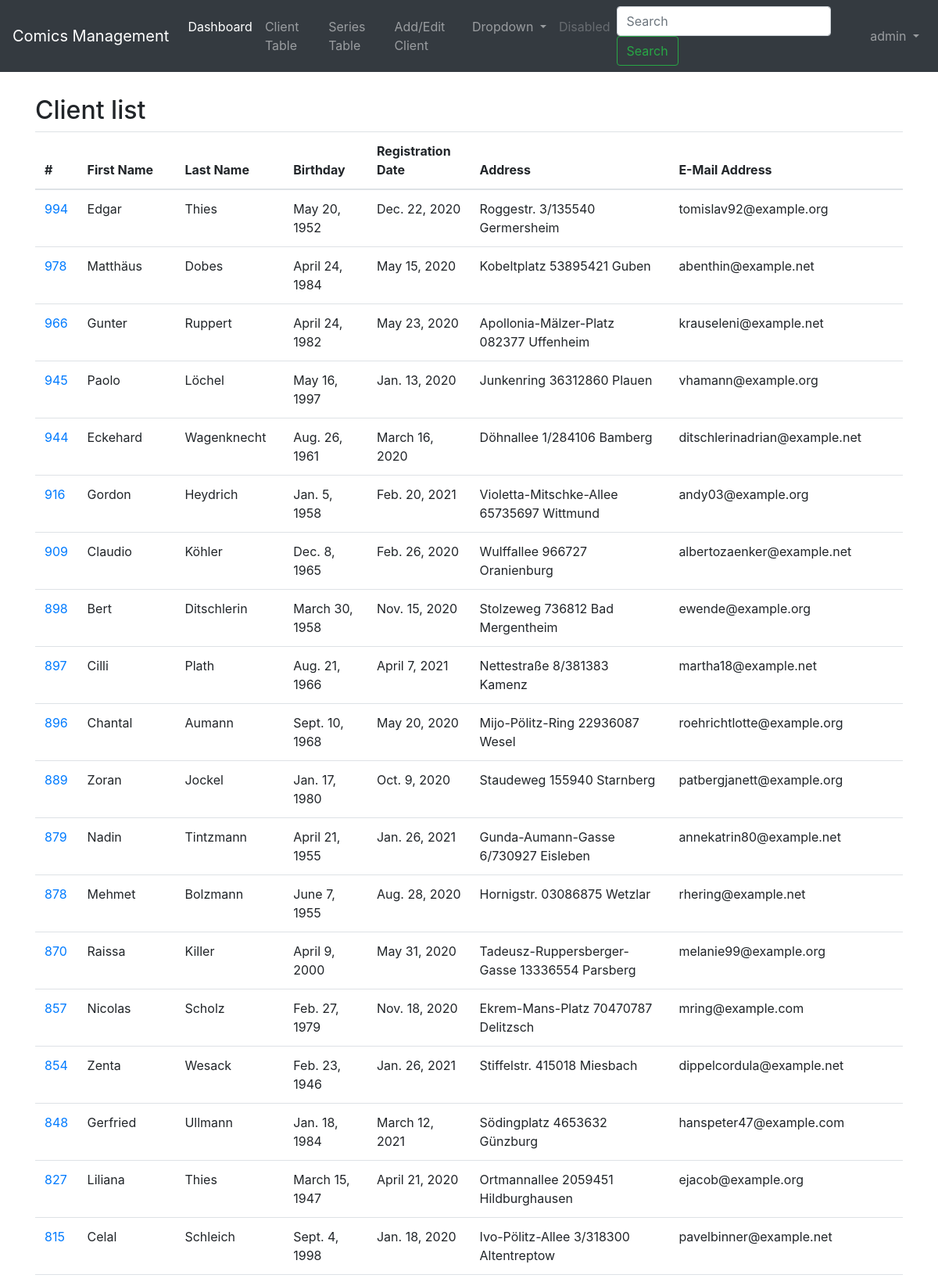
Screenshot of /app/client/ (signed in, upper part) with the database file from the repository.
### app/models.py (models this page shows, shortened)
class Client(models.Model):
    client_number = models.PositiveIntegerField(validators=[MinValueValidator(1)])
    first_name = models.CharField(max_length=30)
    last_name = models.CharField(max_length=30)
    birthdate = models.DateField(blank=True)
    registration_date = models.DateField()
    address = models.CharField(max_length=50, blank=True)
    email_address = models.EmailField("Client email")
    slug = models.SlugField()
    def slug(self):
        return slugify(self.client_number)

### app/views.py (the view)
# urls.py: path("client/", views.client_index, name="client"),
def client_index(request):
    latest_client_list = Client.objects.order_by("-client_number")
    context = {"latest_client_list": latest_client_list}
    return render(request, "client_table.html", context)

### app/templates/client_table.html (shortened to what this page needs)
{% load static %}
<!DOCTYPE html>
<html>
<head>
    <link rel="stylesheet" href="https://maxcdn.bootstrapcdn.com/bootstrap/4.5.2/css/bootstrap.min.css">
    <link rel="stylesheet" type="text/css" href="{% static 'css/client_table_style.css' %}">
</head>
<body>
    {% include 'navbar.html' %}
    <div class="container">
        <h2>Client list</h2>
        <div class="table-responsive">
            <table class="table">
                <thead>
                    <tr>
                        <th>#</th>
                        <th>First Name</th>
                        <th>Last Name</th>
                        <th>Birthday</th>
                        <th>Registration Date</th>
                        <th>Address</th>
                        <th>E-Mail Address</th>
                    </tr>
                </thead>
                <tbody>
                    {% for line in latest_client_list %}
                    <tr>
                        <td>
                            <a href="{% url 'subscription' line.client_number %}">
                                <div style="height:100%;width:100%">
                                    {{ line.client_number }}
                                </div>
                            </a>
                        </td>
                        <td>{{ line.first_name }}</td>
                        <td>{{ line.last_name }}</td>
                        <td>{{ line.birthdate }}</td>
                        <td>{{ line.registration_date }}</td>
                        <td>{{ line.address }}</td>
                        <td>{{ line.email_address }}</td>
                    </tr>
                    {% endfor %}
                </tbody>
            </table>
        </div>
    </div>
</body>
</html>

### app/templates/navbar.html (shortened to what this page needs)
{% load static %}
<link rel="stylesheet" href="https://maxcdn.bootstrapcdn.com/bootstrap/4.5.2/css/bootstrap.min.css">
<link rel="stylesheet" type="text/css" href="{% static 'css/navbar_style.css' %}">
<nav id="big_navbar" class="navbar navbar-expand-lg navbar-dark bg-dark">
    <a class="navbar-brand" href="#">Comics Management</a>
    <div class="collapse navbar-collapse" id="navbarSupportedContent">
        <ul class="navbar-nav mr-auto">
            <li class="nav-item active"><a class="nav-link" href="{% url 'dashboard' %}">Dashboard</a></li>
            <li class="nav-item"><a class="nav-link" href="{% url 'client' %}">Client Table</a></li>
            <li class="nav-item"><a class="nav-link" href="{% url 'series' %}">Series Table</a></li>
            <li class="nav-item"><a class="nav-link" href="{% url 'addclient' %}">Add/Edit Client</a></li>
            <li class="nav-item dropdown">
                <a class="nav-link dropdown-toggle" href="#" id="navbarDropdown" role="button" data-toggle="dropdown"
                    aria-haspopup="true" aria-expanded="false">
                    Dropdown
                </a>
            </li>
            <li class="nav-item">
                <a class="nav-link disabled" href="#">Disabled</a>
            </li>
        </ul>
        <form class="form-inline my-2 my-lg-0">
            <input class="form-control mr-sm-2" type="search" placeholder="Search" aria-label="Search">
            <button class="btn btn-outline-success my-2 my-sm-0" type="submit">Search</button>
        </form>
        <ul class="navbar-nav">
            <li class="nav-item dropdown">
                <a class="nav-link dropdown-toggle" href="#" id="navbarDropdown" role="button" data-toggle="dropdown"
                    aria-haspopup="true" aria-expanded="false">
                    {{ user.username }}
                </a>
            </li>
        </ul>
    </div>
</nav>

### app/static/css/client_table_style.css (style rules this page uses)
.container { margin-right: auto; margin-left: auto; margin-top: 0px; }

### app/static/css/navbar_style.css (style rules this page uses)
#big_navbar { margin-bottom: 30px; }

### rows the page displays
Client: client_number "994", first_name "Edgar", last_name "Thies", birthdate "May 20, 1952", registration_date "Dec. 22, 2020", address "Roggestr. 3/135540 Germersheim", email_address "tomislav92@example.org"
Client: client_number "978", first_name "Matthäus", last_name "Dobes", birthdate "April 24, 1984", registration_date "May 15, 2020", address "Kobeltplatz 53895421 Guben", email_address "abenthin@example.net"
Client: client_number "966", first_name "Gunter", last_name "Ruppert", birthdate "April 24, 1982", registration_date "May 23, 2020", address "Apollonia-Mälzer-Platz 082377 Uffenheim", email_address "krauseleni@example.net"
Client: client_number "945", first_name "Paolo", last_name "Löchel", birthdate "May 16, 1997", registration_date "Jan. 13, 2020", address "Junkenring 36312860 Plauen", email_address "vhamann@example.org"
Client: client_number "944", first_name "Eckehard", last_name "Wagenknecht", birthdate "Aug. 26, 1961", registration_date "March 16, 2020", address "Döhnallee 1/284106 Bamberg", email_address "ditschlerinadrian@example.net"
Client: client_number "916", first_name "Gordon", last_name "Heydrich", birthdate "Jan. 5, 1958", registration_date "Feb. 20, 2021", address "Violetta-Mitschke-Allee 65735697 Wittmund", email_address "andy03@example.org"
Client: client_number "909", first_name "Claudio", last_name "Köhler", birthdate "Dec. 8, 1965", registration_date "Feb. 26, 2020", address "Wulffallee 966727 Oranienburg", email_address "albertozaenker@example.net"
Client: client_number "898", first_name "Bert", last_name "Ditschlerin", birthdate "March 30, 1958", registration_date "Nov. 15, 2020", address "Stolzeweg 736812 Bad Mergentheim", email_address "ewende@example.org"
Client: client_number "897", first_name "Cilli", last_name "Plath", birthdate "Aug. 21, 1966", registration_date "April 7, 2021", address "Nettestraße 8/381383 Kamenz", email_address "martha18@example.net"
Client: client_number "896", first_name "Chantal", last_name "Aumann", birthdate "Sept. 10, 1968", registration_date "May 20, 2020", address "Mijo-Pölitz-Ring 22936087 Wesel", email_address "roehrichtlotte@example.org"
Client: client_number "889", first_name "Zoran", last_name "Jockel", birthdate "Jan. 17, 1980", registration_date "Oct. 9, 2020", address "Staudeweg 155940 Starnberg", email_address "patbergjanett@example.org"
Client: client_number "879", first_name "Nadin", last_name "Tintzmann", birthdate "April 21, 1955", registration_date "Jan. 26, 2021", address "Gunda-Aumann-Gasse 6/730927 Eisleben", email_address "annekatrin80@example.net"
Client: client_number "878", first_name "Mehmet", last_name "Bolzmann", birthdate "June 7, 1955", registration_date "Aug. 28, 2020", address "Hornigstr. 03086875 Wetzlar", email_address "rhering@example.net"
Client: client_number "870", first_name "Raissa", last_name "Killer", birthdate "April 9, 2000", registration_date "May 31, 2020", address "Tadeusz-Ruppersberger-Gasse 13336554 Parsberg", email_address "melanie99@example.org"
Client: client_number "857", first_name "Nicolas", last_name "Scholz", birthdate "Feb. 27, 1979", registration_date "Nov. 18, 2020", address "Ekrem-Mans-Platz 70470787 Delitzsch", email_address "mring@example.com"
Client: client_number "854", first_name "Zenta", last_name "Wesack", birthdate "Feb. 23, 1946", registration_date "Jan. 26, 2021", address "Stiffelstr. 415018 Miesbach", email_address "dippelcordula@example.net"
Client: client_number "848", first_name "Gerfried", last_name "Ullmann", birthdate "Jan. 18, 1984", registration_date "March 12, 2021", address "Södingplatz 4653632 Günzburg", email_address "hanspeter47@example.com"
Client: client_number "827", first_name "Liliana", last_name "Thies", birthdate "March 15, 1947", registration_date "April 21, 2020", address "Ortmannallee 2059451 Hildburghausen", email_address "ejacob@example.org"
Client: client_number "815", first_name "Celal", last_name "Schleich", birthdate "Sept. 4, 1998", registration_date "Jan. 18, 2020", address "Ivo-Pölitz-Allee 3/318300 Altentreptow", email_address "pavelbinner@example.net"

### other values shown
{{ user.username }} "admin"
